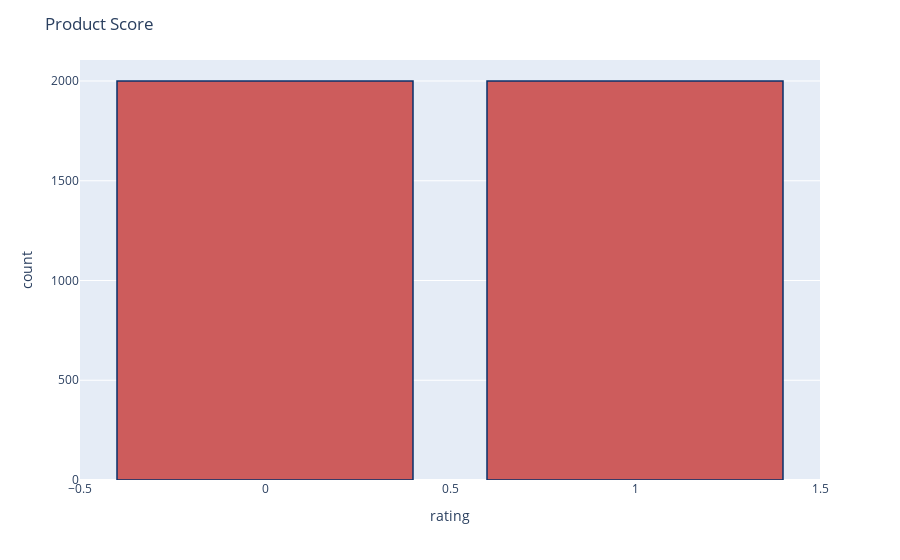

The code cell stored with this chart in its notebook:
### Code cell
import matplotlib.pyplot as plt
import seaborn as sns

# Set color palette for plots
color = sns.color_palette()

# Enable inline plotting
%matplotlib inline

# Import Plotly modules for interactive plots
import plotly.offline as py
py.init_notebook_mode(connected=True)
import plotly.graph_objs as go
import plotly.tools as tls
import plotly.express as px

# Create a histogram of the 'rating' column in the DataFrame 'df' using Plotly express
fig = px.histogram(df, x="rating")

# Update the traces and layout of the plot 
fig.update_traces(marker_color="indianred",marker_line_color='rgb(8,48,107)', marker_line_width=1.5)
fig.update_layout(bargap=0.2)
fig.update_layout(title_text='Product Score')

# Display the plot
fig.show()

### Figure 1 — Plotly figure (JSON) as saved in the notebook; plotly's stock layout.template omitted (floating-point values rounded to 4 significant figures; data arrays with more than 128 entries replaced by an {"elided": "..."} marker saying what was removed)
{"data": [{"alignmentgroup": "True", "bingroup": "x", "hovertemplate": "rating=%{x}<br>count=%{y}<extra></extra>", "legendgroup": "", "marker": {"color": "indianred", "line": {"color": "rgb(8,48,107)", "width": 1.5}, "pattern": {"shape": ""}}, "name": "", "offsetgroup": "", "orientation": "v", "showlegend": false, "type": "histogram", "x": {"elided": "4000 int values"}, "xaxis": "x", "yaxis": "y"}], "layout": {"bargap": 0.2, "barmode": "relative", "legend": {"tracegroupgap": 0}, "margin": {"t": 60}, "title": {"text": "Product Score"}, "xaxis": {"anchor": "y", "domain": [0, 1], "title": {"text": "rating"}}, "yaxis": {"anchor": "x", "domain": [0, 1], "title": {"text": "count"}}}}
